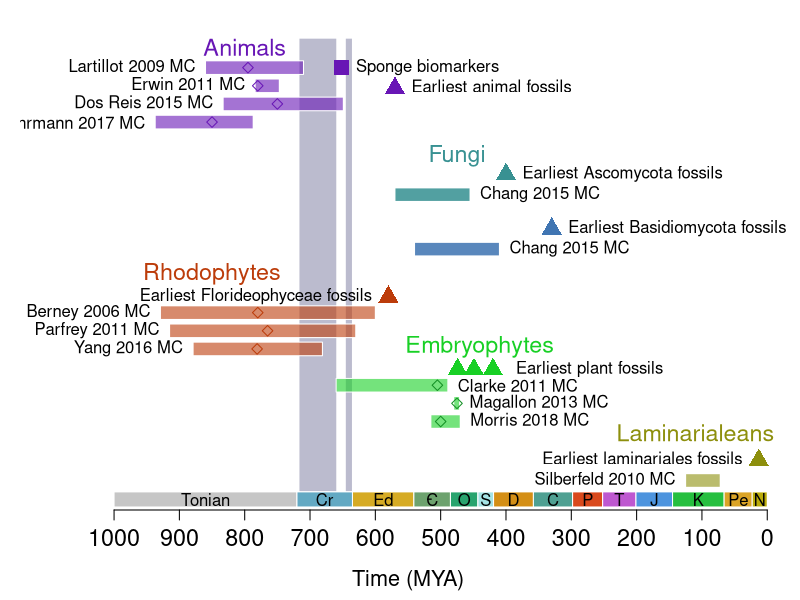

Reproduce this figure in R.
#

meta_lca_dohrmann = c(-937, -787)
meta_lca_dosreis = c(-833,-649)
meta_lca_erwin = c(-784,-747)
meta_lca_lartillot = c(-860,-710)
meta_lca_mids = c(-850, -750, -780, -795)

fungi_lca = c(-750, -550)
asco_lca = c(-570, -455)
basidio_lca = c(-540, -410)

#rhodo_lca_yang = c(-817, -1047) # florideo + bangio
rhodo_lca_yang = c(-879, -681) # crown florideo
rhodo_lca_parfrey = c(-915, -630)
rhodo_lca_berney = c(-929, -600)
#rhodo_lca_mids = c(-943, -765, -780)
rhodo_lca_mids = c(-781, -765, -780)


chloro_lca = c(-469, -420)
chloro_lca_morris = c(-515,-470)
chloro_lca_magallon = c(-480, -471)
# chloro_lca_clarke = c(-815, -568) @ w 1042 mya basal max
chloro_lca_clarke = c(-660, -489)
chloro_lca_mids = c(-500, -475, -505)

# crown group
#phaeo_lca_silber = c(-162, -98)
#phaeo_lca_mids = c(-128)
# laminariales
phaeo_lca_silber = c(-125, -72)
phaeo_lca_mids = c(-98)


textsize = 1.4
maxy = 6

meta_body = c(-570)
chloro_body = c(-420,-449,-474)
rhodo_body = c(-580)
phaeo_body = c(-13)



pdf(file="~/git/oceanography_scripts/multicellularity/complex_multicellularity_plot.pdf", width=10, height=7)
par(mar=c(4.5,1,1,0.2))

plot(0,0,type='n',xlim=c(-1100,0),ylim=c(0,maxy),axes=FALSE,frame.plot=FALSE, xlab="Time (MYA)", ylab="", cex.lab=1.3)
axis(1,at=seq(-1000,0,100),labels=rev(seq(0,1000,100)),cex.axis=1.4)

#snowball earths
rect(-717, 0, -659, maxy, col="#8e8eae99", border=FALSE)
rect(-646, 0, -635, maxy, col="#8e8eae99", border=FALSE)

# draw geological periods
period_letters = c("Tonian","Cr","Ed","C","O","S","D","C","P","T","J","K","Pe","N")
period_starts =  c(-1000,-720,-635,-541,-485,-443,-419,-358,-298,-252,-201,-145,-66,-23)
period_ends = c(-720,-635,-541,-485,-443,-419,-358,-298,-252,-201,-145,-66,-23,0)
period_color = c("#c6c6c6", "#63a9c3", "#d6ab24", "#6da26e", "#28a46e", "#a5e3e5", "#d48f16", "#4fa092", "#d9491c", "#be58d0", "#4d94de", "#26bf3f", "#dba426", "#baab09")
rect(period_starts,-0.2,period_ends,0, border="#FFFFFF", col=period_color)
text( (period_starts+period_ends)/2, -0.1, period_letters)
text( -517, -0.1, "-", cex=1.1) # add dash for Cambrian


#rect(meta_lca[1],   0.80*maxy, meta_lca[2],   0.94*maxy, col="#6816b599", border=FALSE)
text(-800, 0.98*maxy, "Animals", col="#6816b5", cex=textsize)
rect(meta_lca_dohrmann[1],   0.80*maxy, meta_lca_dohrmann[2],   0.83*maxy, col="#6816b599", border=FALSE)
text(-937, 0.81*maxy, "Dohrmann 2017 MC", pos=2)
rect(meta_lca_dosreis[1],   0.84*maxy, meta_lca_dosreis[2],   0.87*maxy, col="#6816b599", border=FALSE)
text(-833, 0.855*maxy, "Dos Reis 2015 MC", pos=2)
rect(meta_lca_erwin[1],   0.88*maxy, meta_lca_erwin[2],   0.91*maxy, col="#6816b599", border=FALSE)
text(-784, 0.895*maxy, "Erwin 2011 MC", pos=2)
rect(meta_lca_lartillot[1],   0.92*maxy, meta_lca_lartillot[2],   0.95*maxy, col="#6816b599", border=FALSE)
text(-860, 0.935*maxy, "Lartillot 2009 MC", pos=2)
#text(-800, 0.98*maxy, "Animals", col="#000000", cex=textsize)
points(meta_lca_mids, c(0.815,0.855,0.895,0.935)*maxy, pch=5, col="#6816b5")

points(meta_body, rep(0.89*maxy,length(meta_body)), cex=2, pch=17, col="#6816b5")
text(meta_body+10, 0.89*maxy, "Earliest animal fossils", pos=4)
points(-652, 0.935*maxy, cex=2, pch=15, col="#6816b5")
text(-645, 0.935*maxy, "Sponge biomarkers", pos=4)


#rect(fungi_lca[1],  0.56*maxy, fungi_lca[2],  0.70*maxy, col="#38a1a299", border=FALSE)
text(-475, 0.74*maxy, "Fungi", col="#389192", cex=textsize)
rect(asco_lca[1],  0.64*maxy, asco_lca[2],  0.67*maxy, col="#389192dd", border=FALSE)
text(asco_lca[2], 0.655*maxy, "Chang 2015 MC", pos=4)
rect(basidio_lca[1],  0.52*maxy, basidio_lca[2],  0.55*maxy, col="#4075b2dd", border=FALSE)
text(basidio_lca[2], 0.535*maxy, "Chang 2015 MC", pos=4)
points(-400, 0.70*maxy, cex=2, pch=17, col="#389192")
text(-390, 0.70*maxy, "Earliest Ascomycota fossils", pos=4)
points(-330, 0.58*maxy, cex=2, pch=17, col="#4075b2")
text(-320, 0.58*maxy, "Earliest Basidiomycota fossils", pos=4)


# 0.49 as max
text(-850, 0.48*maxy, "Rhodophytes", col="#bc3c0a", cex=textsize)
rect(rhodo_lca_yang[1],  0.30*maxy, rhodo_lca_yang[2],  0.33*maxy, col="#bc3c0a99", border=FALSE)
text(rhodo_lca_yang[1], 0.315*maxy, "Yang 2016 MC", pos=2)
rect(rhodo_lca_parfrey[1],  0.34*maxy, rhodo_lca_parfrey[2],  0.37*maxy, col="#bc3c0a99", border=FALSE)
text(rhodo_lca_parfrey[1], 0.355*maxy, "Parfrey 2011 MC", pos=2)
rect(rhodo_lca_berney[1],  0.38*maxy, rhodo_lca_berney[2],  0.41*maxy, col="#bc3c0a99", border=FALSE)
text(rhodo_lca_berney[1], 0.395*maxy, "Berney 2006 MC", pos=2)
points(rhodo_body, rep(0.43*maxy,length(rhodo_body)), cex=2, pch=17, col="#bc3c0a")
text(rhodo_body[1]-10, 0.43*maxy, "Earliest Florideophyceae fossils", pos=2)
points(rhodo_lca_mids, c(0.315,0.355,0.395)*maxy, pch=5, col="#bc3c0a")

text(-440, 0.32*maxy, "Embryophytes", col="#18d025", cex=textsize)
rect(chloro_lca_morris[1], 0.14*maxy, chloro_lca_morris[2], 0.17*maxy, col="#18d02599", border=FALSE)
text(chloro_lca_morris[2], 0.155*maxy, "Morris 2018 MC", pos=4)
rect(chloro_lca_magallon[1], 0.18*maxy, chloro_lca_magallon[2], 0.21*maxy, col="#18d02599", border=FALSE)
text(chloro_lca_magallon[2], 0.195*maxy, "Magallon 2013 MC", pos=4)
rect(chloro_lca_clarke[1], 0.22*maxy, chloro_lca_clarke[2], 0.25*maxy, col="#18d02599", border=FALSE)
text(chloro_lca_clarke[2], 0.23*maxy, "Clarke 2011 MC", pos=4)
points(chloro_lca_mids, c(0.155,0.195,0.235)*maxy, pch=5, col="#149025")
points(chloro_body, rep(0.27*maxy,length(chloro_body)), cex=2, pch=17, col="#18d025")
text(-400, 0.27*maxy, "Earliest plant fossils", pos=4)

text(-110, 0.13*maxy, "Laminarialeans", col="#8d8f0d", cex=textsize)
rect(phaeo_lca_silber[1],  0.01*maxy, phaeo_lca_silber[2],  0.04*maxy, col="#8d8f0d99", border=FALSE)
text(phaeo_lca_silber[1], 0.025*maxy, "Silberfeld 2010 MC", pos=2)
points(phaeo_body, 0.07*maxy, cex=2, pch=17, col="#8d8f0d")
text(phaeo_body-10, 0.07*maxy, "Earliest laminariales fossils", pos=2)

#points(-680,0.1*maxy,cex=2,pch=8,lwd=2,col="#63a9c3")

dev.off()









#